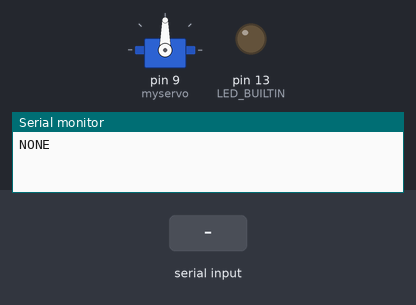
A sketch run on a simulated Arduino Mega 2560, built with avr-gcc and run on an emulated ATmega2560. On the bench: servo, output pins drawn as LEDs (lit = HIGH), the last lines printed to the serial monitor. Inputs (shaded band) come from the test bench.

Above: at 1.2 s.
1.3 s: "90,45\n" received over the second serial link
At 3.3 s:
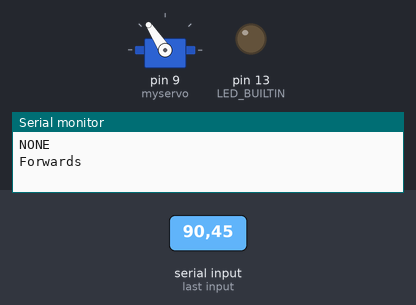
Timing chart, 0 to 4.8 s (numbered marks = the images above; inputs shaded):
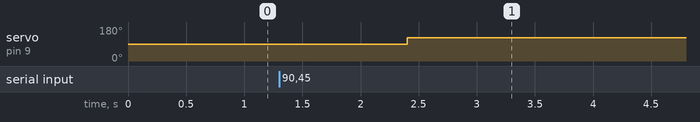

Measured:
- after the input at 1.3 s, servo on pin 9 (myservo): 90° → 123° after 1.1 s

The sketch:

ESC_Controller.ino
```cpp
/**
 * @author Jiajer Ho and Alexander Vazquez
 *
 * ROV ESC Controller Underwater Code (Receiver)  08/03/2018
 * Use ATMEGA1260 or 2560
 *
 * Takes data from Surface Arduino and determine the ESC control
 *
 */
 #include <Servo.h>
 Servo myservo;  // create servo object to control a servo
// twelve servo objects can be created on most boards

int pos = 0;    // variable to store the servo position


char mystr[4]; //Initialized variable to store recieved data
int testOutput = 0;
String str2 = "10";
void setup() {
  myservo.attach(9);
// Begin the Serial at 9600 Baud
Serial1.begin(9600);
Serial.begin(9600);
pinMode(LED_BUILTIN, OUTPUT);
}

void loop() {

digitalWrite(LED_BUILTIN, LOW);
Serial1.readBytes(mystr,4); //Read the serial data and store in var
String str(mystr);
testOutput = str.toInt();
 if (testOutput>= 1 and testOutput<= 10) {
    Serial.println("Forwards");
    pos = map(testOutput, 1, 10, 90, 165);
  myservo.write(pos);
 }
  if (testOutput>= 11 and testOutput<= 20) {
    Serial.println("Backwards");
      pos = map(testOutput, 11, 20, 90, 24);
  myservo.write(pos);
 }
   if (testOutput<= 1) {
    Serial.println("NONE");
  myservo.write(90);
 }
delay(100);
}
```
